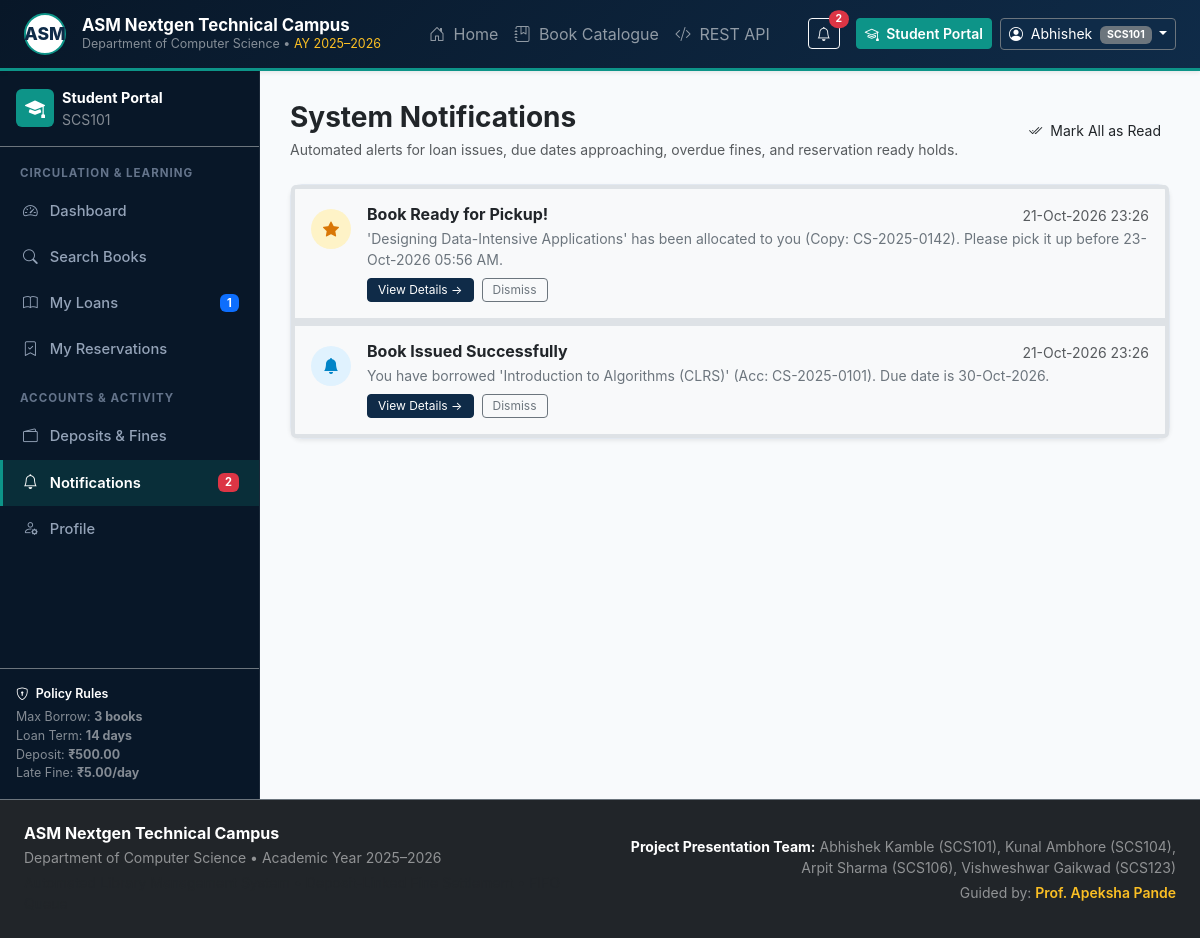
The page /student/notifications/ (signed in) on the database its author committed.
### library/models.py (models this page shows, shortened)
class LibrarySettings(models.Model):
    institution_name = models.CharField(max_length=200, default="ASM Nextgen Technical Campus")
    department_name = models.CharField(max_length=200, default="Department of Computer Science")
    academic_year = models.CharField(max_length=50, default="2025–2026")
    loan_period_days = models.PositiveIntegerField(
        default=14,
        help_text="Standard loan duration in calendar days"
    )
    daily_fine_rate = models.DecimalField(
        max_digits=8,
        decimal_places=2,
        default=Decimal("5.00"),
        help_text="Daily overdue penalty in INR (₹)"
    )
    deposit_per_loan = models.DecimalField(
        max_digits=10,
        decimal_places=2,
        default=Decimal("500.00"),
        help_text="Refundable security deposit required per borrowed copy in INR (₹)"
    )
    max_active_loans = models.PositiveIntegerField(
        default=3,
        help_text="Maximum concurrent active loans per student"
    )
    reservation_pickup_hours = models.PositiveIntegerField(
        default=48,
        help_text="Pickup hold period once copy becomes ready for pickup"
    )
    allow_student_registration = models.BooleanField(
        default=True,
        help_text="Allow students to register self-service accounts"
    )
    allow_reserving_available_books = models.BooleanField(
        default=False,
        help_text="Allow reserving titles that currently have available copies on shelf"
    )
    updated_at = models.DateTimeField(auto_now=True)
    @classmethod
    def get_settings(cls):
        obj, _ = cls.objects.get_or_create(pk=1)
        return obj
    class Meta:
        verbose_name = "Library Settings"
        verbose_name_plural = "Library Settings"

class StudentProfile(models.Model):
    user = models.OneToOneField(User, on_delete=models.CASCADE, related_name='student_profile')
    roll_number = models.CharField(max_length=30, unique=True, help_text="e.g. SCS101")
    department = models.CharField(max_length=150, default="Department of Computer Science")
    academic_year = models.CharField(max_length=30, default="2025–2026")
    semester = models.CharField(max_length=50, default="6th Semester")
    phone = models.CharField(max_length=20, blank=True)
    address = models.TextField(blank=True)
    max_books_allowed = models.PositiveIntegerField(default=3)
    is_membership_active = models.BooleanField(default=True)
    created_at = models.DateTimeField(auto_now_add=True)

class Notification(models.Model):
    NOTIFICATION_TYPES = [
        ('BOOK_ISSUED', 'Book Issued'),
        ('DUE_SOON', 'Due Date Approaching'),
        ('OVERDUE', 'Loan Overdue'),
        ('RESERVATION_APPROVED', 'Reservation Approved'),
        ('RESERVATION_READY', 'Ready for Pickup'),
        ('RESERVATION_EXPIRED', 'Reservation Expired'),
        ('RETURN_SETTLED', 'Loan Returned & Settled'),
        ('GENERAL', 'General Notice'),
    ]
    recipient = models.ForeignKey(User, on_delete=models.CASCADE, related_name='notifications')
    title = models.CharField(max_length=200)
    message = models.TextField()
    notification_type = models.CharField(max_length=30, choices=NOTIFICATION_TYPES, default='GENERAL')
    is_read = models.BooleanField(default=False)
    link = models.CharField(max_length=255, blank=True)
    created_at = models.DateTimeField(auto_now_add=True)
    class Meta:
        ordering = ['-created_at']

### library/views.py (the view)
# urls.py: path('student/notifications/', views.student_notifications, name='student_notifications'),
@login_required
def student_notifications(request):
    notifications = Notification.objects.filter(recipient=request.user).order_by('-created_at')
    if request.method == 'POST':
        action = request.POST.get('action')
        if action == 'mark_all_read':
            notifications.filter(is_read=False).update(is_read=True)
            messages.success(request, "All notifications marked as read.")
            return redirect('student_notifications')
    return render(request, 'student/notifications.html', {
        'notifications': notifications,
    })

### templates/student/notifications.html (shortened to what this page needs)
{% extends 'student/base_student.html' %}
{% block student_content %}
<div class="d-flex justify-content-between align-items-center mb-4 flex-wrap gap-2">
  <div>
    <h3 class="fw-bold text-dark mb-1">System Notifications</h3>
    <p class="text-muted small mb-0">Automated alerts for loan issues, due dates approaching, overdue fines, and reservation ready holds.</p>
  </div>
  {% if unread_notifications_count > 0 %}
    <form method="POST" action="{% url 'student_notifications' %}">
      <button type="submit" class="btn btn-outline-teal btn-sm">
        <i class="bi bi-check2-all me-1"></i> Mark All as Read
      </button>
    </form>
  {% endif %}
</div>
<div class="card card-academic shadow-sm">
  <div class="list-group list-group-flush">
    {% for notif in notifications %}
      <div class="list-group-item p-3 d-flex align-items-start gap-3 {% if not notif.is_read %}bg-light border-start border-4 border-teal{% endif %}">
        <div class="rounded-circle p-2 mt-1 d-flex align-items-center justify-content-center" style="width: 40px; height: 40px; flex-shrink: 0;
          {% if notif.notification_type == 'OVERDUE' %}background-color: #fee2e2; color: #dc2626;
          {% elif notif.notification_type == 'RESERVATION_READY' %}background-color: #fef3c7; color: #d97706;
          {% elif notif.notification_type == 'RETURN_SETTLED' %}background-color: #d1fae5; color: #059669;
          {% else %}background-color: #e0f2fe; color: #0284c7;{% endif %}">
          {% if notif.notification_type == 'OVERDUE' %}
            <i class="bi bi-exclamation-triangle-fill"></i>
          {% elif notif.notification_type == 'RESERVATION_READY' %}
            <i class="bi bi-star-fill"></i>
          {% elif notif.notification_type == 'RETURN_SETTLED' %}
            <i class="bi bi-cash-coin"></i>
          {% elif notif.notification_type == 'DUE_SOON' %}
            <i class="bi bi-alarm-fill"></i>
          {% else %}
            <i class="bi bi-bell-fill"></i>
          {% endif %}
        </div>
        <div class="flex-grow-1">
          <div class="d-flex justify-content-between align-items-start">
            <h6 class="fw-bold text-dark mb-1">{{ notif.title }}</h6>
            <span class="small text-muted">{{ notif.created_at|date:"d-M-Y H:i" }}</span>
          </div>
          <p class="text-secondary small mb-2">{{ notif.message }}</p>
          <div class="d-flex align-items-center gap-2">
            {% if notif.link %}
              <a href="{% url 'mark_single_notification_read' pk=notif.id %}" class="btn btn-navy btn-sm" style="font-size: 0.75rem; padding: 2px 10px;">
                View Details &rarr;
              </a>
            {% endif %}
            {% if not notif.is_read %}
              <a href="{% url 'mark_single_notification_read' pk=notif.id %}" class="btn btn-outline-secondary btn-sm" style="font-size: 0.75rem; padding: 2px 10px;">
                Dismiss
              </a>
            {% else %}
              <span class="badge bg-light text-muted border" style="font-size: 0.7rem;">Read</span>
            {% endif %}
          </div>
        </div>
      </div>
    {% empty %}
      <div class="p-5 text-center text-muted">
        <i class="bi bi-bell-slash fs-1 text-muted opacity-50 d-block mb-2"></i>
        No notifications in your inbox.
      </div>
    {% endfor %}
  </div>
</div>
{% endblock %}

### templates/student/base_student.html
{% extends 'base.html' %}
{% block content_wrapper %}
<div class="dashboard-wrapper">
  <aside class="dashboard-sidebar no-print">
    <div class="p-3 border-bottom border-secondary d-flex align-items-center gap-2">
      <div class="bg-teal text-white rounded p-2 d-flex align-items-center justify-content-center" style="width: 38px; height: 38px; background-color: var(--teal-accent);">
        <i class="bi bi-mortarboard-fill fs-5"></i>
      </div>
      <div>
        <div class="fw-bold text-white" style="font-size: 0.9rem;">Student Portal</div>
        <div class="text-white-50 small">{{ user.student_profile.roll_number|default:user.username }}</div>
      </div>
    </div>
    <div class="nav-section-title">Circulation & Learning</div>
    <ul class="nav flex-column mb-auto">
      <li class="nav-item">
        <a class="nav-link {% if request.resolver_match.url_name == 'student_dashboard' %}active{% endif %}" href="{% url 'student_dashboard' %}">
          <i class="bi bi-speedometer2"></i> Dashboard
        </a>
      </li>
      <li class="nav-item">
        <a class="nav-link {% if request.resolver_match.url_name == 'catalogue' %}active{% endif %}" href="{% url 'catalogue' %}">
          <i class="bi bi-search"></i> Search Books
        </a>
      </li>
      <li class="nav-item">
        <a class="nav-link {% if request.resolver_match.url_name == 'student_loans' %}active{% endif %}" href="{% url 'student_loans' %}">
          <i class="bi bi-book"></i> My Loans
          {% if user_active_loans_count > 0 %}
            <span class="badge bg-primary ms-auto">{{ user_active_loans_count }}</span>
          {% endif %}
        </a>
      </li>
      <li class="nav-item">
        <a class="nav-link {% if request.resolver_match.url_name == 'student_reservations' %}active{% endif %}" href="{% url 'student_reservations' %}">
          <i class="bi bi-bookmark-check"></i> My Reservations
        </a>
      </li>
      <div class="nav-section-title">Accounts & Activity</div>
      <li class="nav-item">
        <a class="nav-link {% if request.resolver_match.url_name == 'student_fines_deposits' %}active{% endif %}" href="{% url 'student_fines_deposits' %}">
          <i class="bi bi-wallet2"></i> Deposits & Fines
        </a>
      </li>
      <li class="nav-item">
        <a class="nav-link {% if request.resolver_match.url_name == 'student_notifications' %}active{% endif %}" href="{% url 'student_notifications' %}">
          <i class="bi bi-bell"></i> Notifications
          {% if unread_notifications_count > 0 %}
            <span class="badge bg-danger ms-auto">{{ unread_notifications_count }}</span>
          {% endif %}
        </a>
      </li>
      <li class="nav-item">
        <a class="nav-link {% if request.resolver_match.url_name == 'student_profile' %}active{% endif %}" href="{% url 'student_profile' %}">
          <i class="bi bi-person-gear"></i> Profile
        </a>
      </li>
    </ul>
    <div class="p-3 mt-auto border-top border-secondary text-white-50" style="font-size: 0.78rem;">
      <div class="text-white fw-semibold mb-1"><i class="bi bi-shield-lock me-1"></i> Policy Rules</div>
      <div>Max Borrow: <strong>{{ library_settings.max_active_loans }} books</strong></div>
      <div>Loan Term: <strong>{{ library_settings.loan_period_days }} days</strong></div>
      <div>Deposit: <strong>₹{{ library_settings.deposit_per_loan }}</strong></div>
      <div>Late Fine: <strong>₹{{ library_settings.daily_fine_rate }}/day</strong></div>
    </div>
  </aside>
  <main class="dashboard-content">
    {% block student_content %}{% endblock %}
  </main>
</div>
{% endblock %}

### templates/base.html (shortened to what this page needs)
{% load static %}
<!DOCTYPE html>
<html lang="en">
<head>
  <link href="https://cdn.jsdelivr.net/npm/bootstrap@5.3.3/dist/css/bootstrap.min.css" rel="stylesheet">
  <link rel="stylesheet" href="https://cdn.jsdelivr.net/npm/bootstrap-icons@1.11.3/font/bootstrap-icons.min.css">
  <link rel="stylesheet" href="{% static 'css/custom.css' %}">
</head>
<body>
  <nav class="navbar navbar-expand-lg navbar-dark navbar-custom py-2 sticky-top shadow-sm">
    <div class="container-fluid px-lg-4">
      <a class="navbar-brand d-flex align-items-center gap-3" href="{% url 'home' %}">
        <div class="d-flex align-items-center justify-content-center bg-white text-primary rounded-circle" style="width: 42px; height: 42px; font-weight: 800; font-size: 1.1rem; color: #0f2b48 !important; border: 2px solid #0d9488;">
          ASM
        </div>
        <div>
          <div class="fw-bold tracking-tight text-white mb-0" style="font-size: 1.05rem; line-height: 1.2;">
            {{ INSTITUTION_NAME }}
          </div>
          <div class="text-white-50" style="font-size: 0.78rem;">
            {{ DEPARTMENT_NAME }} &bull; <span class="accent-gold-text">AY {{ ACADEMIC_YEAR }}</span>
          </div>
        </div>
      </a>
      <div class="collapse navbar-collapse" id="navbarMain">
        <ul class="navbar-nav me-auto mb-2 mb-lg-0 ms-lg-4">
          <li class="nav-item">
            <a class="nav-link {% if request.resolver_match.url_name == 'home' %}active fw-semibold{% endif %}" href="{% url 'home' %}">
              <i class="bi bi-house-door me-1"></i> Home
            </a>
          </li>
          <li class="nav-item">
            <a class="nav-link {% if request.resolver_match.url_name == 'catalogue' %}active fw-semibold{% endif %}" href="{% url 'catalogue' %}">
              <i class="bi bi-journal-bookmark me-1"></i> Book Catalogue
            </a>
          </li>
          <li class="nav-item">
            <a class="nav-link {% if request.resolver_match.url_name == 'api_docs' %}active fw-semibold{% endif %}" href="{% url 'api_docs' %}">
              <i class="bi bi-code-slash me-1"></i> REST API
            </a>
          </li>
        </ul>
        <div class="d-flex align-items-center gap-2">
          {% if user.is_authenticated %}
            <a href="{% if is_librarian %}{% url 'librarian_dashboard' %}{% else %}{% url 'student_notifications' %}{% endif %}" class="btn btn-outline-light position-relative btn-sm me-2" title="Notifications">
              <i class="bi bi-bell"></i>
              {% if unread_notifications_count > 0 %}
                <span class="position-absolute top-0 start-100 translate-middle badge rounded-pill bg-danger" style="font-size: 0.65rem;">
                  {{ unread_notifications_count }}
                </span>
              {% endif %}
            </a>
            <a href="{% url 'dashboard_redirect' %}" class="btn btn-teal btn-sm fw-semibold">
              {% if is_librarian %}
                <i class="bi bi-speedometer2 me-1"></i> Librarian Portal
              {% else %}
                <i class="bi bi-mortarboard me-1"></i> Student Portal
              {% endif %}
            </a>
            <div class="dropdown">
              <button class="btn btn-navy border-secondary text-white dropdown-toggle btn-sm" type="button" data-bs-toggle="dropdown">
                <i class="bi bi-person-circle me-1"></i>
                {{ user.first_name|default:user.username }}
                {% if student_profile %}
                  <span class="badge bg-secondary ms-1">{{ student_profile.roll_number }}</span>
                {% elif is_librarian %}
                  <span class="badge bg-warning text-dark ms-1">Admin</span>
                {% endif %}
              </button>
            </div>
          {% endif %}
        </div>
      </div>
    </div>
  </nav>
  {% block content_wrapper %}{% endblock %}
  <footer class="bg-dark text-white-50 py-4 mt-auto border-top border-secondary no-print">
    <div class="container-fluid px-lg-4">
      <div class="row gy-3 align-items-center">
        <div class="col-md-6">
          <h6 class="text-white mb-1 fw-bold">{{ INSTITUTION_NAME }}</h6>
          <p class="small mb-1">{{ DEPARTMENT_NAME }} &bull; Academic Year {{ ACADEMIC_YEAR }}</p>
          <p class="small mb-0 text-muted">
          </p>
        </div>
        <div class="col-md-6 text-md-end">
          <div class="small text-white-50 mb-1">
            <strong class="text-white">Project Presentation Team:</strong> Abhishek Kamble (SCS101), Kunal Ambhore (SCS104), Arpit Sharma (SCS106), Vishweshwar Gaikwad (SCS123)
          </div>
          <div class="small">
            Guided by: <span class="accent-gold-text fw-semibold">Prof. Apeksha Pande</span>
          </div>
        </div>
      </div>
    </div>
  </footer>
</body>
</html>

### rows shown on the page
LibrarySettings: institution_name "ASM Nextgen Technical Campus", max_active_loans "3", loan_period_days "14", deposit_per_loan "500.00", daily_fine_rate "5.00"
StudentProfile: roll_number "SCS101"
Notification: title "Book Ready for Pickup!", created_at "21-Oct-2026 23:26", message "'Designing Data-Intensive Applications' has been allocated to you (Copy: CS-2025-0142). Please pick it up before 23-Oct-2026 05:56 AM.", shows "View Details →", is_read "Dismiss"
Notification: notification_type "BOOK_ISSUED" (drawn), title "Book Issued Successfully", created_at "21-Oct-2026 23:26", message "You have borrowed 'Introduction to Algorithms (CLRS)' (Acc: CS-2025-0101). Due date is 30-Oct-2026.", link "View Details →", is_read "Dismiss"

### other values the page prints
{{ DEPARTMENT_NAME }} "Department of Computer Science"
{{ ACADEMIC_YEAR }} "2025–2026"
{{ unread_notifications_count }} "2"
{{ user.first_name|default:user.username }} "Abhishek"
{{ user.student_profile.roll_number|default:user.username }} "SCS101"
{{ user_active_loans_count }} "1"
